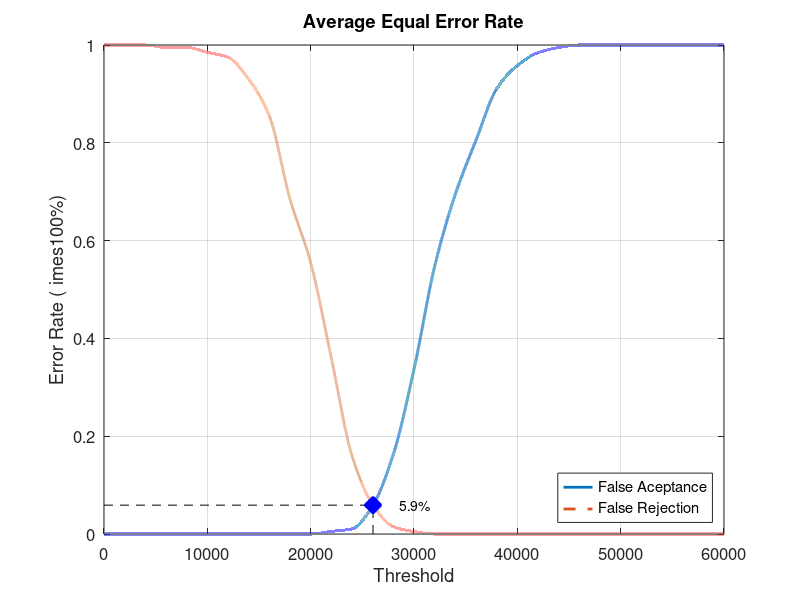
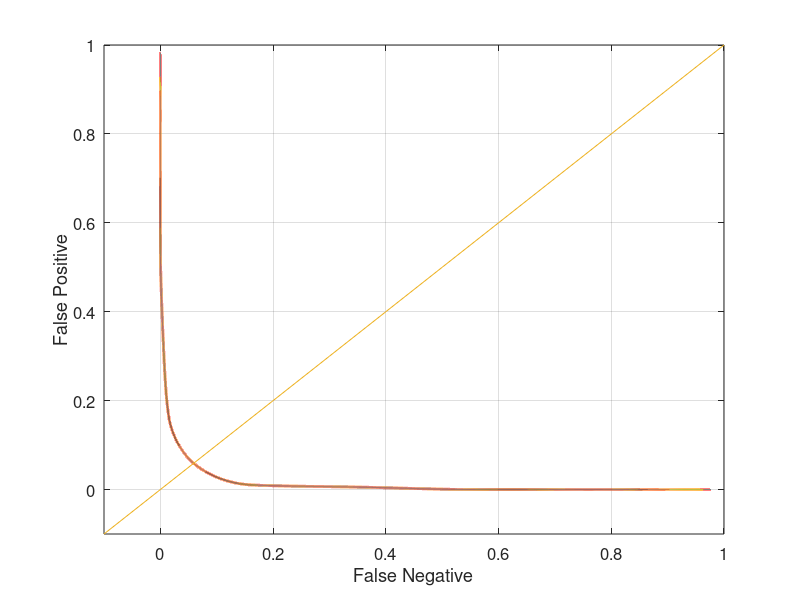

These figures' MATLAB source, in order:
close all;
clear;
clc;
x = 0:2000:60000;
xq = 0:0.5:60000;

y0 = [0 0 0 0 0 0 0 0 0 0 0 0.00526316 0.0105263 0.0578947 0.163158 0.336842 0.547368 0.694737 0.805263 0.910526 0.957895 0.984211 0.994737 1 1 1 1 1 1 1 1]
yy0 = interp1(x, y0, xq, 'pchip');
y1 = [1 1 1 0.995 0.995 0.985 0.975 0.93 0.855 0.685 0.555 0.36 0.16 0.06 0.015 0.005 0 0 0 0 0 0 0 0 0 0 0 0 0 0 0]
yy1 = interp1(x, y1, xq, 'pchip');

% Calculating EER: 
y2 = abs(y0 - y1);
find(y2 == min(y2))
yy2 = abs(yy0 - yy1);
xEER = find(yy2 == min(yy2));
xEERIndex = xq(xEER) % X-axis EER
yEER = yy0(xEER) % Y-axis EER

main = figure
plot(xq, yy0,'-','LineWidth', 2);	hold on
plot(xq, yy1,'--','LineWidth', 2);	hold on
plot([xEERIndex xEERIndex], [0 yEER], 'k--');	hold on
plot([0 xEERIndex], [yEER yEER], 'k--');	hold on
plot(xEERIndex, yEER, 'bx', 'LineWidth', 10);	hold on
text(xEERIndex + 10 * xEERIndex / 100, yEER, [num2str(round((10000 * yEER)) / 100) '%'])
legend('False Aceptance', 'False Rejection', 'Location', 'SouthEast')
xlabel('Threshold')
ylabel('Error Rate (	imes100%)')
title('Average Equal Error Rate')
set(gca, 'FontSize', 12)
axis([0 60000 0 1])
grid on

print(main, 'Database3_2Main', '-dpng');
FNRxFPR = figure('Color', [1 1 1]);
plot(yy1, yy0, '-', yy1, yy0, 'LineWidth', 2);
hold on
y = -0.1:0.1:1
plot(y, y); 
set(gca, 'FontSize', 12)
xlabel('False Negative')
ylabel('False Positive')
axis([-0.1 1 -0.1 1])
set(gca, 'FontSize', 12)
grid on

print(FNRxFPR, 'Database3_2FNRxFPR','-dpng');
